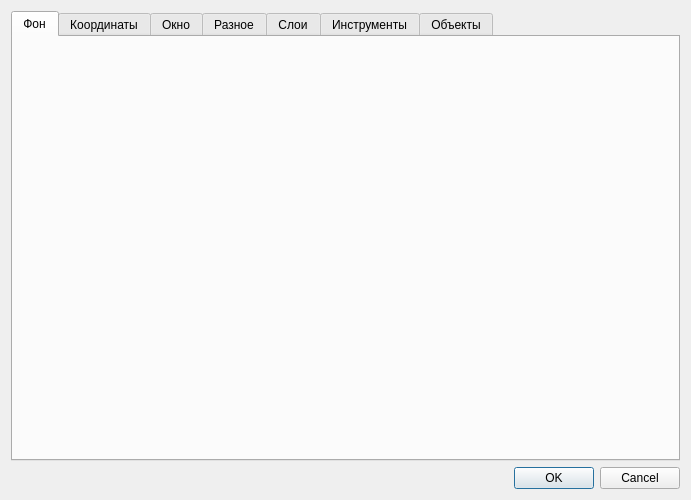
<?xml version="1.0" encoding="UTF-8"?>
<ui version="4.0">
 <class>EditSchemeDialog</class>
 <widget class="QDialog" name="EditSchemeDialog">
  <property name="geometry">
   <rect>
    <x>0</x>
    <y>0</y>
    <width>691</width>
    <height>500</height>
   </rect>
  </property>
  <property name="windowTitle">
   <string>Dialog</string>
  </property>
  <layout class="QVBoxLayout" name="verticalLayout">
   <item>
    <widget class="QTabWidget" name="tabWidget">
     <property name="currentIndex">
      <number>0</number>
     </property>
     <widget class="QWidget" name="tab">
      <attribute name="title">
       <string>Фон</string>
      </attribute>
      <layout class="QVBoxLayout" name="verticalLayout_2">
       <item>
        <widget class="EditBrushWidget" name="widgetBackground" native="true"/>
       </item>
      </layout>
     </widget>
     <widget class="QWidget" name="tab_2">
      <attribute name="title">
       <string>Координаты</string>
      </attribute>
      <layout class="QGridLayout" name="gridLayout_2" columnstretch="0,0,1">
       <item row="0" column="0" rowspan="4">
        <widget class="QGroupBox" name="groupBox_4">
         <property name="title">
          <string/>
         </property>
         <layout class="QVBoxLayout" name="verticalLayout_12">
          <item>
           <widget class="QListView" name="listView">
            <property name="maximumSize">
             <size>
              <width>100</width>
              <height>16777215</height>
             </size>
            </property>
           </widget>
          </item>
         </layout>
        </widget>
       </item>
       <item row="0" column="1">
        <widget class="QGroupBox" name="groupBox_5">
         <property name="title">
          <string>Центр</string>
         </property>
         <property name="flat">
          <bool>true</bool>
         </property>
         <layout class="QHBoxLayout" name="horizontalLayout_2">
          <item>
           <layout class="QFormLayout" name="formLayout">
            <item row="0" column="0">
             <widget class="QLabel" name="label_3">
              <property name="text">
               <string>X</string>
              </property>
             </widget>
            </item>
            <item row="0" column="1">
             <widget class="QSpinBox" name="spinBox_3">
              <property name="minimumSize">
               <size>
                <width>50</width>
                <height>0</height>
               </size>
              </property>
             </widget>
            </item>
            <item row="1" column="0">
             <widget class="QLabel" name="label_4">
              <property name="text">
               <string>Y</string>
              </property>
             </widget>
            </item>
            <item row="1" column="1">
             <widget class="QSpinBox" name="spinBox_4">
              <property name="minimumSize">
               <size>
                <width>50</width>
                <height>0</height>
               </size>
              </property>
             </widget>
            </item>
           </layout>
          </item>
         </layout>
        </widget>
       </item>
       <item row="1" column="1">
        <widget class="QGroupBox" name="groupBox_6">
         <property name="title">
          <string>Сетка</string>
         </property>
         <property name="flat">
          <bool>true</bool>
         </property>
         <layout class="QHBoxLayout" name="horizontalLayout_3">
          <item>
           <layout class="QVBoxLayout" name="verticalLayout_13">
            <item>
             <layout class="QFormLayout" name="formLayout_2">
              <item row="0" column="0">
               <widget class="QLabel" name="label_5">
                <property name="text">
                 <string>Начало по X</string>
                </property>
               </widget>
              </item>
              <item row="0" column="1">
               <widget class="QSpinBox" name="spinBox_5">
                <property name="minimumSize">
                 <size>
                  <width>50</width>
                  <height>0</height>
                 </size>
                </property>
               </widget>
              </item>
              <item row="1" column="0">
               <widget class="QLabel" name="label_6">
                <property name="text">
                 <string>Начало по Y</string>
                </property>
               </widget>
              </item>
              <item row="1" column="1">
               <widget class="QSpinBox" name="spinBox_6">
                <property name="minimumSize">
                 <size>
                  <width>50</width>
                  <height>0</height>
                 </size>
                </property>
               </widget>
              </item>
             </layout>
            </item>
            <item>
             <widget class="Line" name="line_3">
              <property name="orientation">
               <enum>Qt::Horizontal</enum>
              </property>
             </widget>
            </item>
            <item>
             <layout class="QFormLayout" name="formLayout_3">
              <item row="0" column="0">
               <widget class="QLabel" name="label_7">
                <property name="text">
                 <string>Шаг по X</string>
                </property>
               </widget>
              </item>
              <item row="0" column="1">
               <widget class="QSpinBox" name="spinBox_7"/>
              </item>
              <item row="1" column="0">
               <widget class="QLabel" name="label_8">
                <property name="text">
                 <string>Шаг по Y</string>
                </property>
               </widget>
              </item>
              <item row="1" column="1">
               <widget class="QSpinBox" name="spinBox_8"/>
              </item>
             </layout>
            </item>
            <item>
             <widget class="Line" name="line_4">
              <property name="orientation">
               <enum>Qt::Horizontal</enum>
              </property>
             </widget>
            </item>
            <item>
             <widget class="QCheckBox" name="checkBox_11">
              <property name="text">
               <string>Видимая</string>
              </property>
             </widget>
            </item>
            <item>
             <widget class="QCheckBox" name="checkBox_12">
              <property name="text">
               <string>Привязка</string>
              </property>
             </widget>
            </item>
           </layout>
          </item>
         </layout>
        </widget>
       </item>
       <item row="1" column="2">
        <spacer name="horizontalSpacer_9">
         <property name="orientation">
          <enum>Qt::Horizontal</enum>
         </property>
         <property name="sizeHint" stdset="0">
          <size>
           <width>453</width>
           <height>20</height>
          </size>
         </property>
        </spacer>
       </item>
       <item row="2" column="1">
        <widget class="QPushButton" name="pushButton">
         <property name="text">
          <string>Установить матрицу</string>
         </property>
        </widget>
       </item>
       <item row="3" column="1">
        <spacer name="verticalSpacer_3">
         <property name="orientation">
          <enum>Qt::Vertical</enum>
         </property>
         <property name="sizeHint" stdset="0">
          <size>
           <width>20</width>
           <height>129</height>
          </size>
         </property>
        </spacer>
       </item>
      </layout>
     </widget>
     <widget class="QWidget" name="tab_3">
      <attribute name="title">
       <string>Окно</string>
      </attribute>
      <layout class="QGridLayout" name="gridLayout">
       <item row="0" column="0" colspan="2">
        <widget class="QGroupBox" name="groupBox">
         <property name="title">
          <string>Прокрутка</string>
         </property>
         <property name="flat">
          <bool>true</bool>
         </property>
         <layout class="QVBoxLayout" name="verticalLayout_3">
          <item>
           <widget class="QCheckBox" name="checkBox">
            <property name="text">
             <string>Автоматический предел прокрутки</string>
            </property>
           </widget>
          </item>
          <item>
           <widget class="QCheckBox" name="checkBox_2">
            <property name="text">
             <string>Горизонтальная прокрутка</string>
            </property>
           </widget>
          </item>
          <item>
           <widget class="QCheckBox" name="checkBox_5">
            <property name="text">
             <string>Вертикальная прокрутка</string>
            </property>
           </widget>
          </item>
         </layout>
        </widget>
       </item>
       <item row="0" column="2">
        <spacer name="horizontalSpacer_2">
         <property name="orientation">
          <enum>Qt::Horizontal</enum>
         </property>
         <property name="sizeHint" stdset="0">
          <size>
           <width>354</width>
           <height>20</height>
          </size>
         </property>
        </spacer>
       </item>
       <item row="1" column="2">
        <spacer name="horizontalSpacer_3">
         <property name="orientation">
          <enum>Qt::Horizontal</enum>
         </property>
         <property name="sizeHint" stdset="0">
          <size>
           <width>354</width>
           <height>20</height>
          </size>
         </property>
        </spacer>
       </item>
       <item row="2" column="0" colspan="2">
        <widget class="QGroupBox" name="groupBox_3">
         <property name="title">
          <string>Размер</string>
         </property>
         <property name="flat">
          <bool>true</bool>
         </property>
         <layout class="QVBoxLayout" name="verticalLayout_5">
          <item>
           <widget class="QComboBox" name="comboBox_2">
            <item>
             <property name="text">
              <string>По умолчанию</string>
             </property>
            </item>
            <item>
             <property name="text">
              <string>Максимизированное</string>
             </property>
            </item>
            <item>
             <property name="text">
              <string>Минимизированное</string>
             </property>
            </item>
            <item>
             <property name="text">
              <string>По размеру пространства</string>
             </property>
            </item>
            <item>
             <property name="text">
              <string>Установить</string>
             </property>
            </item>
           </widget>
          </item>
          <item>
           <layout class="QHBoxLayout" name="horizontalLayout">
            <item>
             <widget class="QLabel" name="label">
              <property name="text">
               <string>IШирина</string>
              </property>
             </widget>
            </item>
            <item>
             <widget class="QSpinBox" name="spinBox">
              <property name="minimumSize">
               <size>
                <width>50</width>
                <height>0</height>
               </size>
              </property>
             </widget>
            </item>
            <item>
             <widget class="Line" name="line">
              <property name="orientation">
               <enum>Qt::Vertical</enum>
              </property>
             </widget>
            </item>
            <item>
             <widget class="QLabel" name="label_2">
              <property name="text">
               <string>Высота</string>
              </property>
             </widget>
            </item>
            <item>
             <widget class="QSpinBox" name="spinBox_2">
              <property name="minimumSize">
               <size>
                <width>50</width>
                <height>0</height>
               </size>
              </property>
             </widget>
            </item>
            <item>
             <spacer name="horizontalSpacer">
              <property name="orientation">
               <enum>Qt::Horizontal</enum>
              </property>
              <property name="sizeHint" stdset="0">
               <size>
                <width>40</width>
                <height>20</height>
               </size>
              </property>
             </spacer>
            </item>
           </layout>
          </item>
          <item>
           <widget class="Line" name="line_2">
            <property name="orientation">
             <enum>Qt::Horizontal</enum>
            </property>
           </widget>
          </item>
          <item>
           <widget class="QCheckBox" name="checkBox_7">
            <property name="text">
             <string>Нельзя менять</string>
            </property>
           </widget>
          </item>
          <item>
           <widget class="QCheckBox" name="checkBox_8">
            <property name="text">
             <string>Автоопределение начала</string>
            </property>
           </widget>
          </item>
         </layout>
        </widget>
       </item>
       <item row="2" column="2">
        <spacer name="horizontalSpacer_4">
         <property name="orientation">
          <enum>Qt::Horizontal</enum>
         </property>
         <property name="sizeHint" stdset="0">
          <size>
           <width>354</width>
           <height>20</height>
          </size>
         </property>
        </spacer>
       </item>
       <item row="3" column="1">
        <spacer name="verticalSpacer">
         <property name="orientation">
          <enum>Qt::Vertical</enum>
         </property>
         <property name="sizeHint" stdset="0">
          <size>
           <width>20</width>
           <height>128</height>
          </size>
         </property>
        </spacer>
       </item>
       <item row="1" column="0" colspan="2">
        <widget class="QGroupBox" name="groupBox_2">
         <property name="title">
          <string>Стиль</string>
         </property>
         <property name="flat">
          <bool>true</bool>
         </property>
         <layout class="QVBoxLayout" name="verticalLayout_4">
          <item>
           <widget class="QComboBox" name="comboBox">
            <item>
             <property name="text">
              <string>По умолчанию</string>
             </property>
            </item>
            <item>
             <property name="text">
              <string>Диалог</string>
             </property>
            </item>
            <item>
             <property name="text">
              <string>Всплывающее окно</string>
             </property>
            </item>
            <item>
             <property name="text">
              <string>Мультидокументное окно</string>
             </property>
            </item>
           </widget>
          </item>
          <item>
           <widget class="QCheckBox" name="checkBox_6">
            <property name="text">
             <string>Модальное</string>
            </property>
           </widget>
          </item>
         </layout>
        </widget>
       </item>
      </layout>
     </widget>
     <widget class="QWidget" name="tab_4">
      <attribute name="title">
       <string>Разное</string>
      </attribute>
      <layout class="QVBoxLayout" name="verticalLayout_6">
       <item>
        <widget class="QCheckBox" name="checkBox_9">
         <property name="text">
          <string>Запретить работу подокон</string>
         </property>
        </widget>
       </item>
       <item>
        <widget class="QCheckBox" name="checkBox_10">
         <property name="text">
          <string>Можно выбирать невыбираемые объекты</string>
         </property>
        </widget>
       </item>
       <item>
        <spacer name="verticalSpacer_2">
         <property name="orientation">
          <enum>Qt::Vertical</enum>
         </property>
         <property name="sizeHint" stdset="0">
          <size>
           <width>20</width>
           <height>408</height>
          </size>
         </property>
        </spacer>
       </item>
      </layout>
     </widget>
     <widget class="QWidget" name="tab_5">
      <attribute name="title">
       <string>Слои</string>
      </attribute>
      <layout class="QHBoxLayout" name="horizontalLayout_4" stretch="0,0,0,1">
       <item>
        <widget class="QGroupBox" name="groupBoxGraphicsLayer">
         <property name="title">
          <string/>
         </property>
         <layout class="QVBoxLayout" name="verticalLayout_7">
          <item>
           <widget class="QCheckBox" name="checkBoxGraphicsLayers">
            <property name="text">
             <string>Графика</string>
            </property>
            <property name="checked">
             <bool>true</bool>
            </property>
            <property name="tristate">
             <bool>true</bool>
            </property>
           </widget>
          </item>
          <item>
           <widget class="QListWidget" name="listWidgetGraphicsLayers"/>
          </item>
         </layout>
        </widget>
       </item>
       <item>
        <widget class="QGroupBox" name="groupBoxObjectLayer">
         <property name="title">
          <string/>
         </property>
         <layout class="QVBoxLayout" name="verticalLayout_8">
          <item>
           <widget class="QCheckBox" name="checkBoxImageLayers">
            <property name="text">
             <string>Имиджи</string>
            </property>
            <property name="checked">
             <bool>true</bool>
            </property>
            <property name="tristate">
             <bool>true</bool>
            </property>
           </widget>
          </item>
          <item>
           <widget class="QListWidget" name="listWidgetImageLayers"/>
          </item>
         </layout>
        </widget>
       </item>
       <item>
        <widget class="QGroupBox" name="groupBoxLinkLayer">
         <property name="title">
          <string/>
         </property>
         <layout class="QVBoxLayout" name="verticalLayout_9">
          <item>
           <widget class="QCheckBox" name="checkBoxLinkLayers">
            <property name="text">
             <string>Связи</string>
            </property>
            <property name="checked">
             <bool>true</bool>
            </property>
            <property name="tristate">
             <bool>true</bool>
            </property>
           </widget>
          </item>
          <item>
           <widget class="QListWidget" name="listWidgetLinkLayers"/>
          </item>
         </layout>
        </widget>
       </item>
       <item>
        <spacer name="horizontalSpacer_5">
         <property name="orientation">
          <enum>Qt::Horizontal</enum>
         </property>
         <property name="sizeHint" stdset="0">
          <size>
           <width>4</width>
           <height>20</height>
          </size>
         </property>
        </spacer>
       </item>
      </layout>
     </widget>
     <widget class="QWidget" name="tab_7">
      <attribute name="title">
       <string>Инструменты</string>
      </attribute>
      <layout class="QVBoxLayout" name="verticalLayout_10">
       <item>
        <widget class="QTreeView" name="treeView"/>
       </item>
      </layout>
     </widget>
     <widget class="QWidget" name="tab_6">
      <attribute name="title">
       <string>Объекты</string>
      </attribute>
      <layout class="QVBoxLayout" name="verticalLayout_11">
       <item>
        <widget class="QTreeView" name="treeView_2"/>
       </item>
      </layout>
     </widget>
    </widget>
   </item>
   <item>
    <widget class="QDialogButtonBox" name="buttonBox">
     <property name="orientation">
      <enum>Qt::Horizontal</enum>
     </property>
     <property name="standardButtons">
      <set>QDialogButtonBox::Cancel|QDialogButtonBox::Ok</set>
     </property>
    </widget>
   </item>
  </layout>
 </widget>
 <customwidgets>
  <customwidget>
   <class>EditBrushWidget</class>
   <extends>QWidget</extends>
   <header>EditBrushWidget.h</header>
   <container>1</container>
  </customwidget>
 </customwidgets>
 <resources/>
 <connections>
  <connection>
   <sender>buttonBox</sender>
   <signal>accepted()</signal>
   <receiver>EditSchemeDialog</receiver>
   <slot>accept()</slot>
   <hints>
    <hint type="sourcelabel">
     <x>248</x>
     <y>254</y>
    </hint>
    <hint type="destinationlabel">
     <x>157</x>
     <y>274</y>
    </hint>
   </hints>
  </connection>
  <connection>
   <sender>buttonBox</sender>
   <signal>rejected()</signal>
   <receiver>EditSchemeDialog</receiver>
   <slot>reject()</slot>
   <hints>
    <hint type="sourcelabel">
     <x>316</x>
     <y>260</y>
    </hint>
    <hint type="destinationlabel">
     <x>286</x>
     <y>274</y>
    </hint>
   </hints>
  </connection>
 </connections>
</ui>
